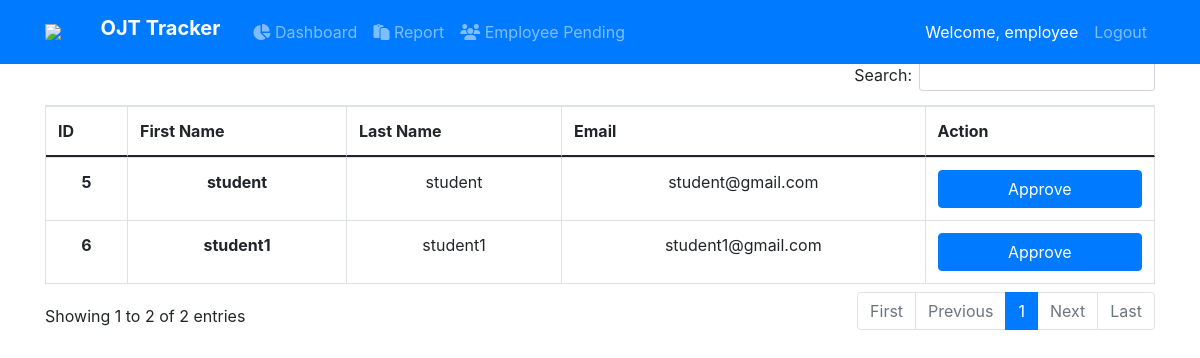
The page /employee-pending/ (signed in) on the database as committed earlier.
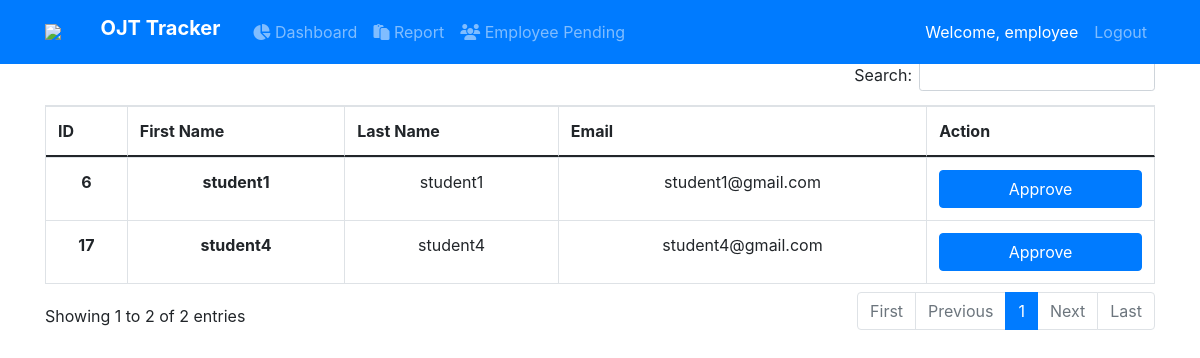
The same page on the database as committed later.
### accounts/models.py (models this page shows)
class CustomUser(AbstractUser):
    is_student = models.BooleanField(default=False)
    previous_day = models.DateField(null=True, blank=True)
    day_login = models.DateField(null=True, blank=True)
    is_switch = models.BooleanField(default=False)
    is_send = models.BooleanField(default=False)
    school_name = models.CharField(max_length=150, default='New Era')
    section_code = models.CharField(max_length=150, default='None')
    is_employee = models.BooleanField(default=False)
    is_teacher = models.BooleanField(default=False)
    teacher_students = models.ManyToManyField("self", blank=True)
    employee_students = models.ManyToManyField("self", blank=True)
    my_teacher = models.ForeignKey("self", blank=True, null=True, on_delete=models.CASCADE, related_name="student_teacher")
    my_employee = models.ForeignKey("self", blank=True, null=True, on_delete=models.CASCADE, related_name="student_employee")
    pending_employee = models.BooleanField(default=False)
    is_male = models.BooleanField(default=False)
    phone = models.CharField(max_length=20, null=True, blank=True)
    question = models.CharField(max_length=50, null=True, blank=True)
    answer = models.CharField(max_length=250, null=True, blank=True)
    is_student_approve = models.BooleanField(default=False)
    employer_student = models.ManyToManyField("self", blank=True)
    pending_teacher = models.BooleanField(default=False)
    accept_teacher = models.BooleanField(default=False)
    is_confirm_employer = models.BooleanField(default=False)

### blog/views.py (the view)
# urls.py: path('employee-pending/', views.employee_pending, name='employee_pending'),
@login_required
def employee_pending(request):
    if request.user.is_employee:
        if request.method == 'GET':
            username = request.user.username
            user = CustomUser.objects.get(username=username)
            students = user.employer_student.all()
            context = {
                'students': students
            }
            return render(
                request,
                'blog/employee_pending.html',
                context
            )
    else:
        if request.user.is_teacher:
            return redirect('/instructor-home')
        if request.user.is_student:
            return redirect('/home')

### blog/templates/blog/employee_pending.html (shortened to what this page needs)
 {% extends "blog/base.html"%}
{% block content %}
<head>
  <link rel="stylesheet" href="https://cdn.datatables.net/1.10.21/css/dataTables.bootstrap4.min.css">
</head>
<body style="margin-top:5%">
    <table id="student" class="table table-bordered dt-responsive">
        <thead class="text-center">
            <tr>
                <th scope="col">ID</th>
                <th scope="col">First Name</th>
                <th scope="col">Last Name</th>
                <th scope="col">Email</th>
                <th scope="col">Action</th>
            </tr>
        </thead>
        <tbody class="text-center">
            {% for student in students %}
                {% if not student.is_student_approve %}
                    <tr>
                        <th>{{ student.id }}</th>
                        <th>{{ student.first_name }}</th>
                        <td>{{ student.last_name }}</td>
                        <td>{{ student.username }}</td>
                        <td>
                            <form action="{% url 'approve_student' student.id %}" method="POST">
                                <button type="submit" class="btn btn-primary btn-block">
                                    Approve
                                </button>
                            </form>
                        </td>
                    </tr>
                {% endif %}
                {% endfor %}
        </tbody>
    </table>
<body>
{% endblock content%}

Rows that differ between the two databases and show on the page:
no longer on this page (row edited): CustomUser: id "5", first_name "student", last_name "student", username "student@gmail.com"
added CustomUser: id "17", first_name "student4", last_name "student4", username "student4@gmail.com"
